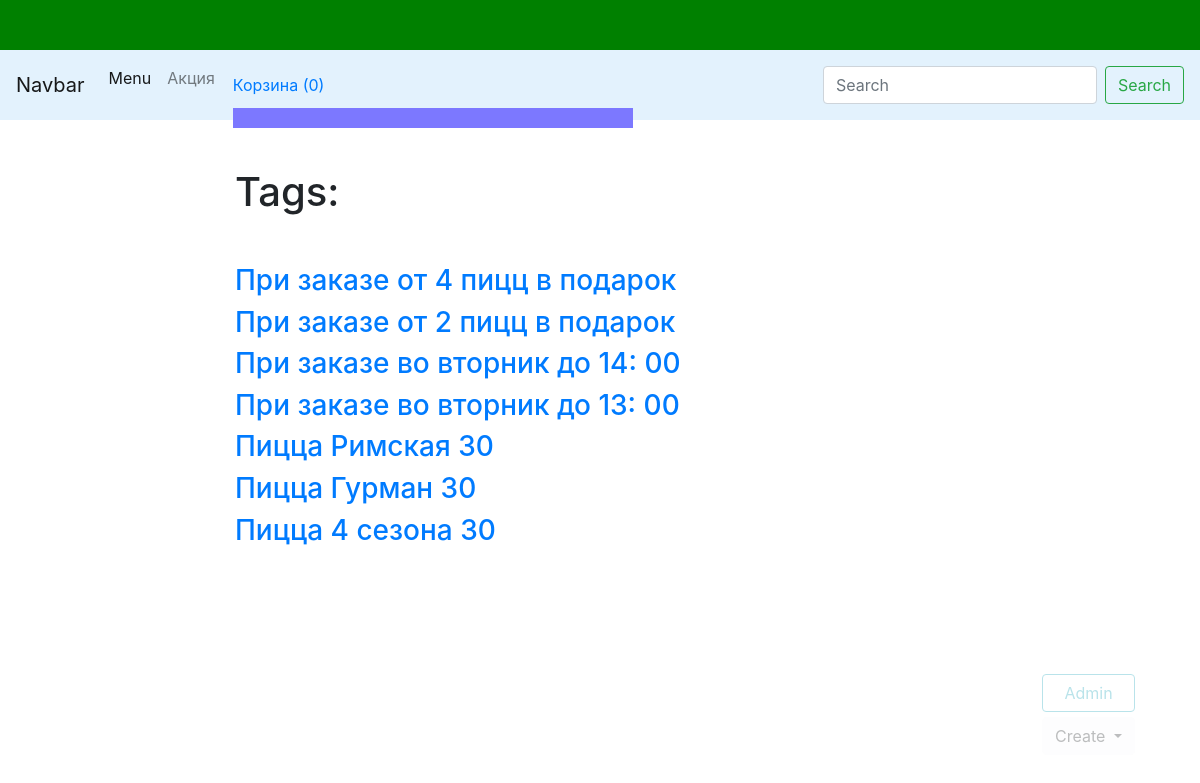
/pizza/tags/ (signed in), run on the app's committed database.
### pizza1/models.py (models this page shows, shortened)
class Tag(models.Model):
    title = models.CharField(max_length=50)
    slug = models.SlugField(max_length=50, unique=True)
    def get_absolute_url(self):
        return reverse('tag_detail_url', kwargs={'slug':self.slug})
    class Meta:
        ordering = ['-title']

### pizza1/views.py (the view)
# urls.py: path('tags/', tags_list, name='tags_list_url'),
def tags_list(request):
    tags = Tag.objects.all()
    return render(request, 'Pizza/tags_list.html', context={'tags': tags})

### pizza1/context_processors.py (called while the page is built)
def getting_basket_info(request):
    session_key = request.session.session_key
    if not session_key:
        request.session.cycle_key()
    products_in_basket = ProductInBasket.objects.filter(session_key=session_key, is_active=True)
    products_total_nmb = products_in_basket.count()
    return locals()

### pizza1/templates/Pizza/tags_list.html (shortened to what this page needs)
{% extends 'Pizza/base_index.html' %}
{% block content %}
    <h1 class="mb-5">
        Tags:
    </h1>
    {% for tag in tags %}
        <h3>
            <a href="{{ tag.get_absolute_url }}">
                {{ tag.title }}
            </a>
        </h3>
    {% endfor %}
{% endblock %}

### data on the page
Tag: title "При заказе от 4 пицц в подарок"
Tag: title "При заказе от 2 пицц в подарок"
Tag: title "При заказе во вторник до 14: 00"
Tag: title "При заказе во вторник до 13: 00"
Tag: title "Пицца Римская 30"
Tag: title "Пицца Гурман 30"
Tag: title "Пицца 4 сезона 30"
